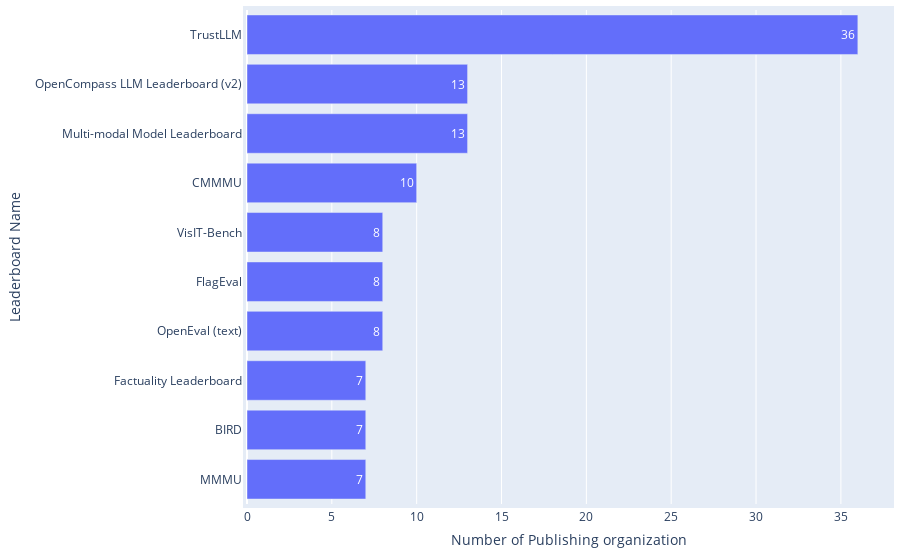

This figure's notebook cell:
### Code cell
df = pd.read_csv(path_rq1 / 'Leaderboard_processed.csv')

statistics = {
    'Property': 'Distribution of Publishing Organization across Leaderboards',
    'Mean': round(np.mean(df['#Publishing organization']), 2),
    'Median': np.median(df['#Publishing organization']),
    'Mode': stats.mode(df['#Publishing organization'])[0],
    'Standard Deviation': round(np.std(df['#Publishing organization']), 2),
}
df_statistics = pd.read_csv(path_rq1 / 'leaderboard_statistics.csv')
if statistics['Property'] in df_statistics['Property'].values:
    # If the id exists, update the row
    df_statistics = df_statistics[df_statistics['Property'] != statistics['Property']]  # Remove the old row
    df_statistics = pd.concat([df_statistics, pd.DataFrame([statistics])], ignore_index=True)  # Insert the new row
else:
    # If the id does not exist, insert the new row
    df_statistics = pd.concat([df_statistics, pd.DataFrame([statistics])], ignore_index=True)
df_statistics.sort_values(by='Property', inplace=True)
df_statistics.to_csv(path_rq1 / 'leaderboard_statistics.csv', index=False)

df_top = df.drop_duplicates(subset=['Leaderboard name']).sort_values(by='#Publishing organization', ascending=False).head(10)
print(f"{df_top['Leaderboard name'].iloc[0]} holds the highest number of publishing organizations up to {int(df_top['#Publishing organization'].iloc[0])}.")

fig = go.Figure(go.Bar(
        x=df_top['#Publishing organization'],  # Values for the bar lengths
        y=df_top['Leaderboard name'],  # Categories for each bar
        orientation='h',  # Sets the bars to be horizontal
        text=df_top['#Publishing organization'],  # Adds the values as text on each bar
        textposition='auto'  # Automatically positions the text on the bars
))
fig.update_layout(
        xaxis_title='Number of Publishing Organization',
        yaxis_title='Leaderboard Name',
        yaxis_autorange='reversed'  # This line makes the bars go top-down
)
# Update the layout for a tighter look
fig.update_layout(
    autosize=True,
    margin=dict(
        l=10,  # Left margin
        r=10,  # Right margin
        b=10,  # Bottom margin
        t=10,  # Top margin
        pad=4  # Padding between the plot and the margin
    )
)
fig.show()

### Figure 1 — Plotly figure (JSON) as saved in the notebook; plotly's stock layout.template omitted (floating-point values rounded to 4 significant figures)
{"data": [{"orientation": "h", "text": [36, 13, 13, 10, 8, 8, 8, 7, 7, 7], "textposition": "auto", "type": "bar", "x": [36, 13, 13, 10, 8, 8, 8, 7, 7, 7], "y": ["TrustLLM", "OpenCompass LLM Leaderboard (v2)", "Multi-modal Model Leaderboard", "CMMMU", "VisIT-Bench", "FlagEval", "OpenEval (text)", "Factuality Leaderboard", "BIRD", "MMMU"]}], "layout": {"autosize": true, "margin": {"b": 10, "l": 10, "pad": 4, "r": 10, "t": 10}, "xaxis": {"title": {"text": "Number of Publishing organization"}}, "yaxis": {"autorange": "reversed", "title": {"text": "Leaderboard Name"}}}}
